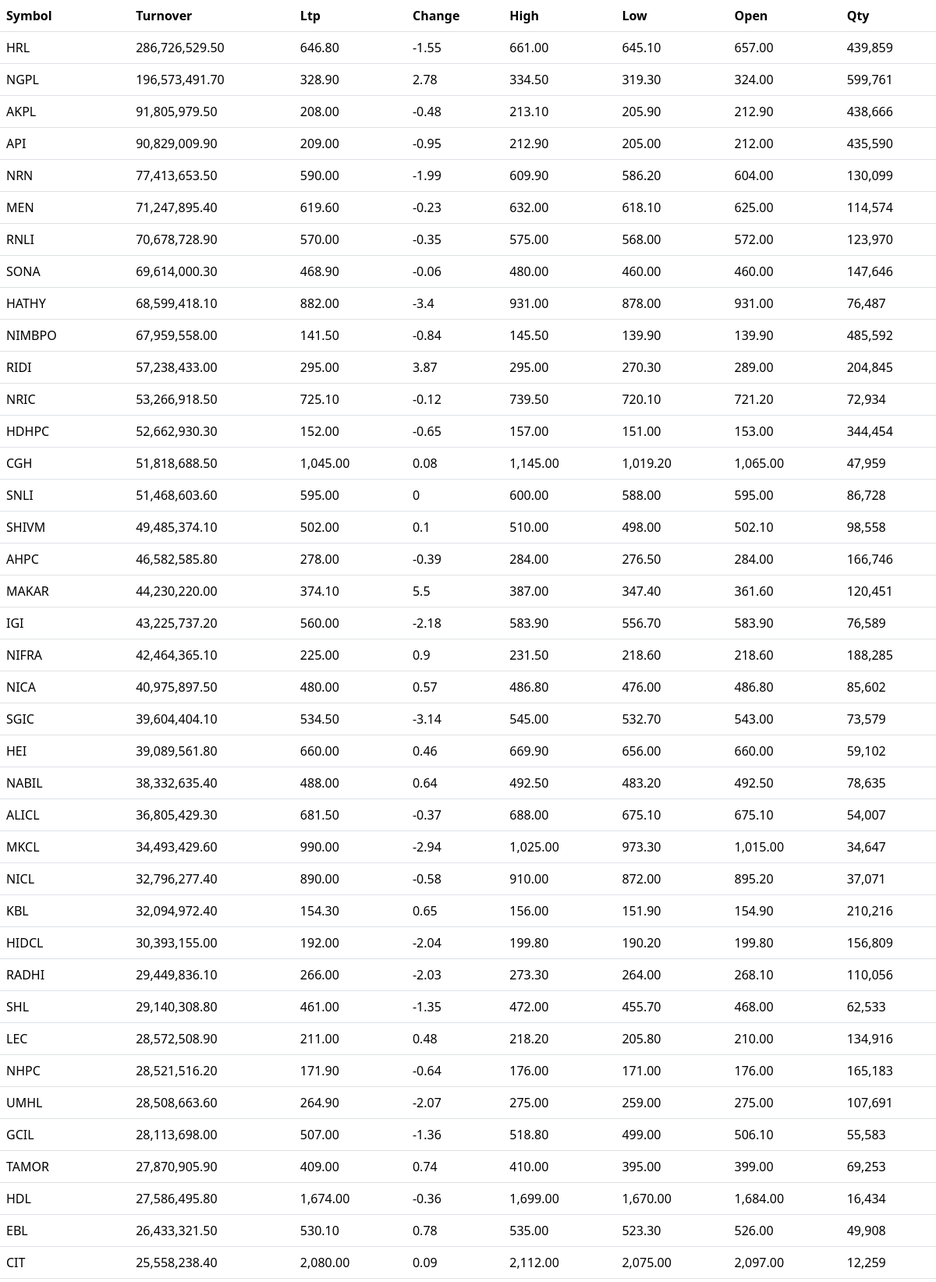
/api/lagani/home (upper part), run on the app's committed database.
### turnover/models.py (models this page shows, shortened)
class ScrapData(models.Model):
     symbol = models.CharField(max_length=200)
     turnover = models.CharField(max_length=200)
     ltp = models.CharField(max_length=200)
     change = models.CharField(max_length=200)
     high = models.CharField(max_length=200)
     low = models.CharField(max_length=200)
     open = models.CharField(max_length=200)
     qty = models.CharField(max_length=200)

### turnover/views.py (the view)
# urls.py: path('lagani/home',views.show_mero_lagani,name="merolagani_show"),
def show_mero_lagani(request):
    lagani_datas = ScrapData.objects.all()
    return render(request,'turnover.html',{"lagani_datas":lagani_datas})

### templates/turnover.html (shortened to what this page needs)
<!DOCTYPE html>
<html lang="en">
<head>
    <link rel="stylesheet" href="https://cdn.jsdelivr.net/npm/bootstrap@5.3.2/dist/css/bootstrap.min.css">
</head>
<body>
    <table class="table">
        <thead>
          <tr>
            <th scope="col">Symbol</th>
            <th scope="col">Turnover</th>
            <th scope="col">Ltp</th>
            <th scope="col">Change</th>
            <th scope="col">High</th>
            <th scope="col">Low</th>
            <th scope="col">Open</th>
            <th scope="col">Qty</th>
          </tr>
        </thead>
        <tbody>
        {% for lagani_data in lagani_datas %}
          <tr>
            <td>{{lagani_data.symbol}}</td>
            <td>{{lagani_data.turnover}}</td>
            <td>{{lagani_data.ltp}}</td>
            <td>{{lagani_data.change}}</td>
            <td>{{lagani_data.high}}</td>
            <td>{{lagani_data.low}}</td>
            <td>{{lagani_data.open}}</td>
            <td>{{lagani_data.qty}}</td>
          </tr>
          {% endfor %}
        </tbody>
      </table>
</body>
</html>

### data on the page
ScrapData: symbol "HRL", turnover "286,726,529.50", ltp "646.80", change "-1.55", high "661.00", low "645.10", open "657.00", qty "439,859"
ScrapData: symbol "NGPL", turnover "196,573,491.70", ltp "328.90", change "2.78", high "334.50", low "319.30", open "324.00", qty "599,761"
ScrapData: symbol "AKPL", turnover "91,805,979.50", ltp "208.00", change "-0.48", high "213.10", low "205.90", open "212.90", qty "438,666"
ScrapData: symbol "API", turnover "90,829,009.90", ltp "209.00", change "-0.95", high "212.90", low "205.00", open "212.00", qty "435,590"
ScrapData: symbol "NRN", turnover "77,413,653.50", ltp "590.00", change "-1.99", high "609.90", low "586.20", open "604.00", qty "130,099"
ScrapData: symbol "MEN", turnover "71,247,895.40", ltp "619.60", change "-0.23", high "632.00", low "618.10", open "625.00", qty "114,574"
ScrapData: symbol "RNLI", turnover "70,678,728.90", ltp "570.00", change "-0.35", high "575.00", low "568.00", open "572.00", qty "123,970"
ScrapData: symbol "SONA", turnover "69,614,000.30", ltp "468.90", change "-0.06", high "480.00", low "460.00", open "460.00", qty "147,646"
ScrapData: symbol "HATHY", turnover "68,599,418.10", ltp "882.00", change "-3.4", high "931.00", low "878.00", open "931.00", qty "76,487"
ScrapData: symbol "NIMBPO", turnover "67,959,558.00", ltp "141.50", change "-0.84", high "145.50", low "139.90", open "139.90", qty "485,592"
ScrapData: symbol "RIDI", turnover "57,238,433.00", ltp "295.00", change "3.87", high "295.00", low "270.30", open "289.00", qty "204,845"
ScrapData: symbol "NRIC", turnover "53,266,918.50", ltp "725.10", change "-0.12", high "739.50", low "720.10", open "721.20", qty "72,934"
ScrapData: symbol "HDHPC", turnover "52,662,930.30", ltp "152.00", change "-0.65", high "157.00", low "151.00", open "153.00", qty "344,454"
ScrapData: symbol "CGH", turnover "51,818,688.50", ltp "1,045.00", change "0.08", high "1,145.00", low "1,019.20", open "1,065.00", qty "47,959"
ScrapData: symbol "SNLI", turnover "51,468,603.60", ltp "595.00", change "0", high "600.00", low "588.00", open "595.00", qty "86,728"
ScrapData: symbol "SHIVM", turnover "49,485,374.10", ltp "502.00", change "0.1", high "510.00", low "498.00", open "502.10", qty "98,558"
ScrapData: symbol "AHPC", turnover "46,582,585.80", ltp "278.00", change "-0.39", high "284.00", low "276.50", open "284.00", qty "166,746"
ScrapData: symbol "MAKAR", turnover "44,230,220.00", ltp "374.10", change "5.5", high "387.00", low "347.40", open "361.60", qty "120,451"
ScrapData: symbol "IGI", turnover "43,225,737.20", ltp "560.00", change "-2.18", high "583.90", low "556.70", open "583.90", qty "76,589"
ScrapData: symbol "NIFRA", turnover "42,464,365.10", ltp "225.00", change "0.9", high "231.50", low "218.60", open "218.60", qty "188,285"
ScrapData: symbol "NICA", turnover "40,975,897.50", ltp "480.00", change "0.57", high "486.80", low "476.00", open "486.80", qty "85,602"
ScrapData: symbol "SGIC", turnover "39,604,404.10", ltp "534.50", change "-3.14", high "545.00", low "532.70", open "543.00", qty "73,579"
ScrapData: symbol "HEI", turnover "39,089,561.80", ltp "660.00", change "0.46", high "669.90", low "656.00", open "660.00", qty "59,102"
ScrapData: symbol "NABIL", turnover "38,332,635.40", ltp "488.00", change "0.64", high "492.50", low "483.20", open "492.50", qty "78,635"
ScrapData: symbol "ALICL", turnover "36,805,429.30", ltp "681.50", change "-0.37", high "688.00", low "675.10", open "675.10", qty "54,007"
ScrapData: symbol "MKCL", turnover "34,493,429.60", ltp "990.00", change "-2.94", high "1,025.00", low "973.30", open "1,015.00", qty "34,647"
ScrapData: symbol "NICL", turnover "32,796,277.40", ltp "890.00", change "-0.58", high "910.00", low "872.00", open "895.20", qty "37,071"
ScrapData: symbol "KBL", turnover "32,094,972.40", ltp "154.30", change "0.65", high "156.00", low "151.90", open "154.90", qty "210,216"
ScrapData: symbol "HIDCL", turnover "30,393,155.00", ltp "192.00", change "-2.04", high "199.80", low "190.20", open "199.80", qty "156,809"
ScrapData: symbol "RADHI", turnover "29,449,836.10", ltp "266.00", change "-2.03", high "273.30", low "264.00", open "268.10", qty "110,056"
ScrapData: symbol "SHL", turnover "29,140,308.80", ltp "461.00", change "-1.35", high "472.00", low "455.70", open "468.00", qty "62,533"
ScrapData: symbol "LEC", turnover "28,572,508.90", ltp "211.00", change "0.48", high "218.20", low "205.80", open "210.00", qty "134,916"
ScrapData: symbol "NHPC", turnover "28,521,516.20", ltp "171.90", change "-0.64", high "176.00", low "171.00", open "176.00", qty "165,183"
ScrapData: symbol "UMHL", turnover "28,508,663.60", ltp "264.90", change "-2.07", high "275.00", low "259.00", open "275.00", qty "107,691"
ScrapData: symbol "GCIL", turnover "28,113,698.00", ltp "507.00", change "-1.36", high "518.80", low "499.00", open "506.10", qty "55,583"
ScrapData: symbol "TAMOR", turnover "27,870,905.90", ltp "409.00", change "0.74", high "410.00", low "395.00", open "399.00", qty "69,253"
ScrapData: symbol "HDL", turnover "27,586,495.80", ltp "1,674.00", change "-0.36", high "1,699.00", low "1,670.00", open "1,684.00", qty "16,434"
ScrapData: symbol "EBL", turnover "26,433,321.50", ltp "530.10", change "0.78", high "535.00", low "523.30", open "526.00", qty "49,908"
ScrapData: symbol "CIT", turnover "25,558,238.40", ltp "2,080.00", change "0.09", high "2,112.00", low "2,075.00", open "2,097.00", qty "12,259"
